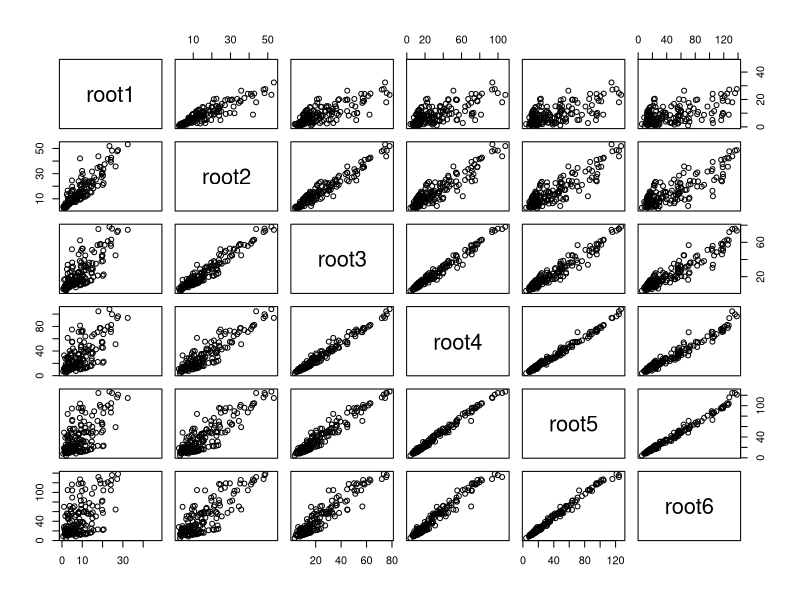
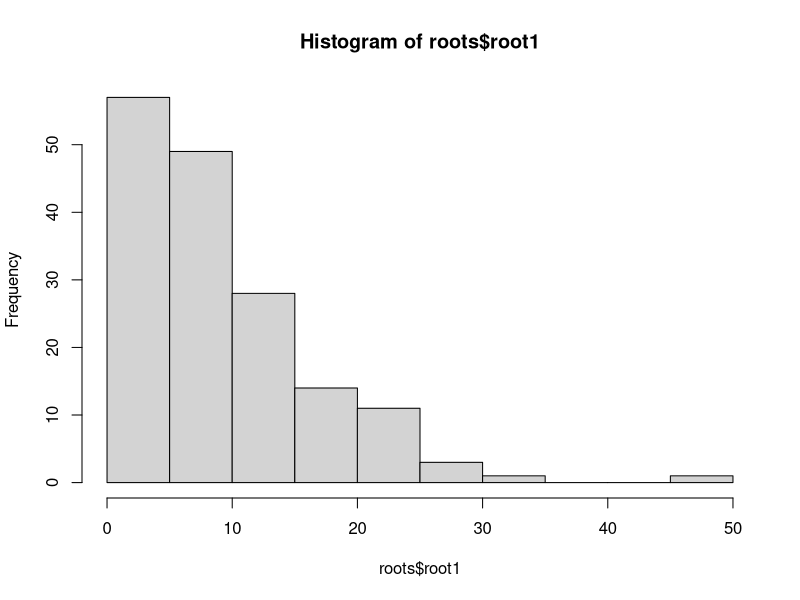
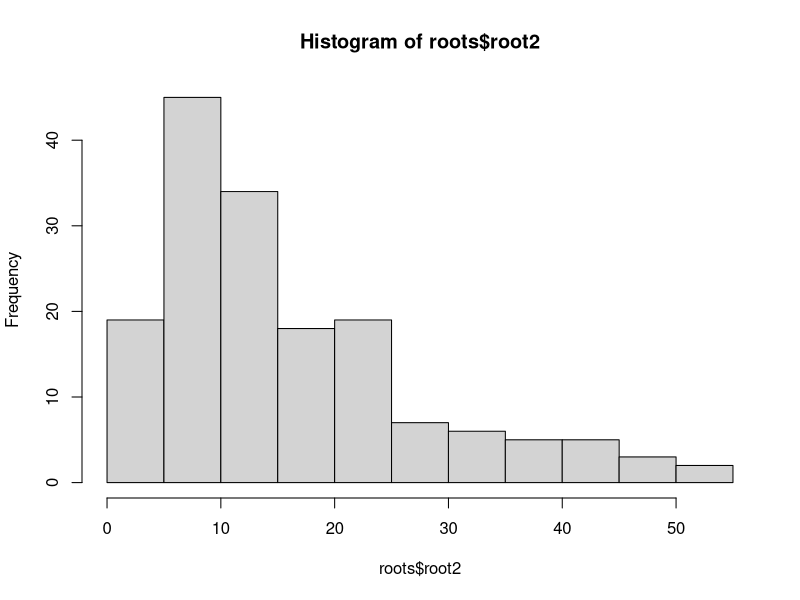
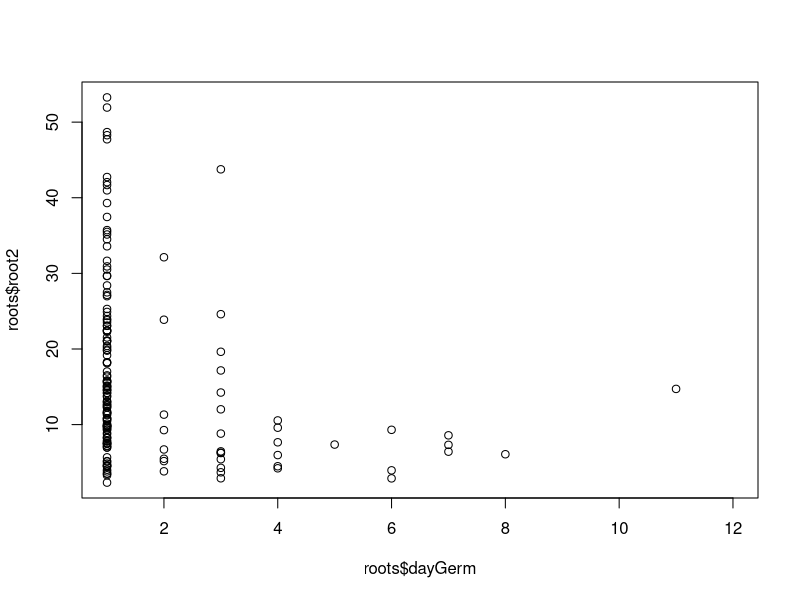

These figures' R source, in order: (Note: this script raises an error after producing the figures.)
## ---- chunk 1
library(ggplot2)
library(reshape2)
setwd("~/Documents/Mac/PlantPhys Fall15/L04.big data lab/")
## ---- chunk 2
roots <- read.csv("WildSpecies_ColdRoots.csv", row.names = 1)
head(roots)[, 1:6]
names(roots)
## ---- chunk 3
pairs(roots[, 5:10])
hist(roots$root1)
hist(roots$root2)
plot(roots$dayGerm, roots$root2)
boxplot(roots$trt, roots$root2) # what are the different treatment groups?
## ---- chunk 4
rm <- melt(roots[, 1:16], id.vars = c("spp", "plate", "trt", "dayGerm")) # we will only use the data columns to melt
head(rm)
tail(rm)
## ---- chunk 5
rm[rm$spp == "pim" & rm$plate == "P20", ]
subset(rm, spp == "pim" & plate == "P20")
## ---- chunk 6
rm.day2 <- subset(rm, variable == "root2")
head(rm.day2)
summary(rm.day2)
rm.day2 <- rm.day2[!is.na(rm.day2$value), ] # what is this command doing?
## ---- chunk 7
p <- ggplot(rm.day2, aes(x = spp, y = value, fill = spp))
p <- p + geom_boxplot()
p 
p <- p + scale_fill_manual(values = c("red", "darkorange", "goldenrod", "yellow", "green", 
                                      "darkgreen", "blue", "magenta", "purple", "gray"))
p <- p + theme_bw()
p <- p + theme(axis.text.x = element_text(size = 12))
p <- p + theme(axis.text.x = element_text(angle = 45))
p <- p + labs(x = "Wild tomato species", y = "Root length (mm)\nDay 2 after germination", fill = "Species")
p <- p + guides(fill = "none")
p <- p + facet_grid(trt~.)
p <- p + facet_grid(.~trt)
p
## ---- chunk 8
summary(rm.day2)
rm.day2$spp <- relevel(rm.day2$spp, ref = "lyc")
rm.day2$trt <- relevel(rm.day2$trt, ref = "ctrl")
mod1 <- lm(value ~ spp*trt, data = rm.day2)
summary(mod1)
## ---- chunk 9
lm.table <- data.frame(summary(mod1)$coefficients)
names(lm.table) <- c("value", "stder", "tval", "pval")
lm.table$value[2:11] <- lm.table$value[2:11] + lm.table$value[1]
lm.table$value[12:20] <- lm.table$value[12:20] + lm.table$value[11]
lm.table$trt <- c(rep("cntl", 10), rep("cold", 10))
rownames(lm.table)[1] <- "spplyc"
rownames(lm.table)[11] <- "spplyc:trtcold"
lm.table$spp <- substring(rownames(lm.table), 4, 6)
lm.table
